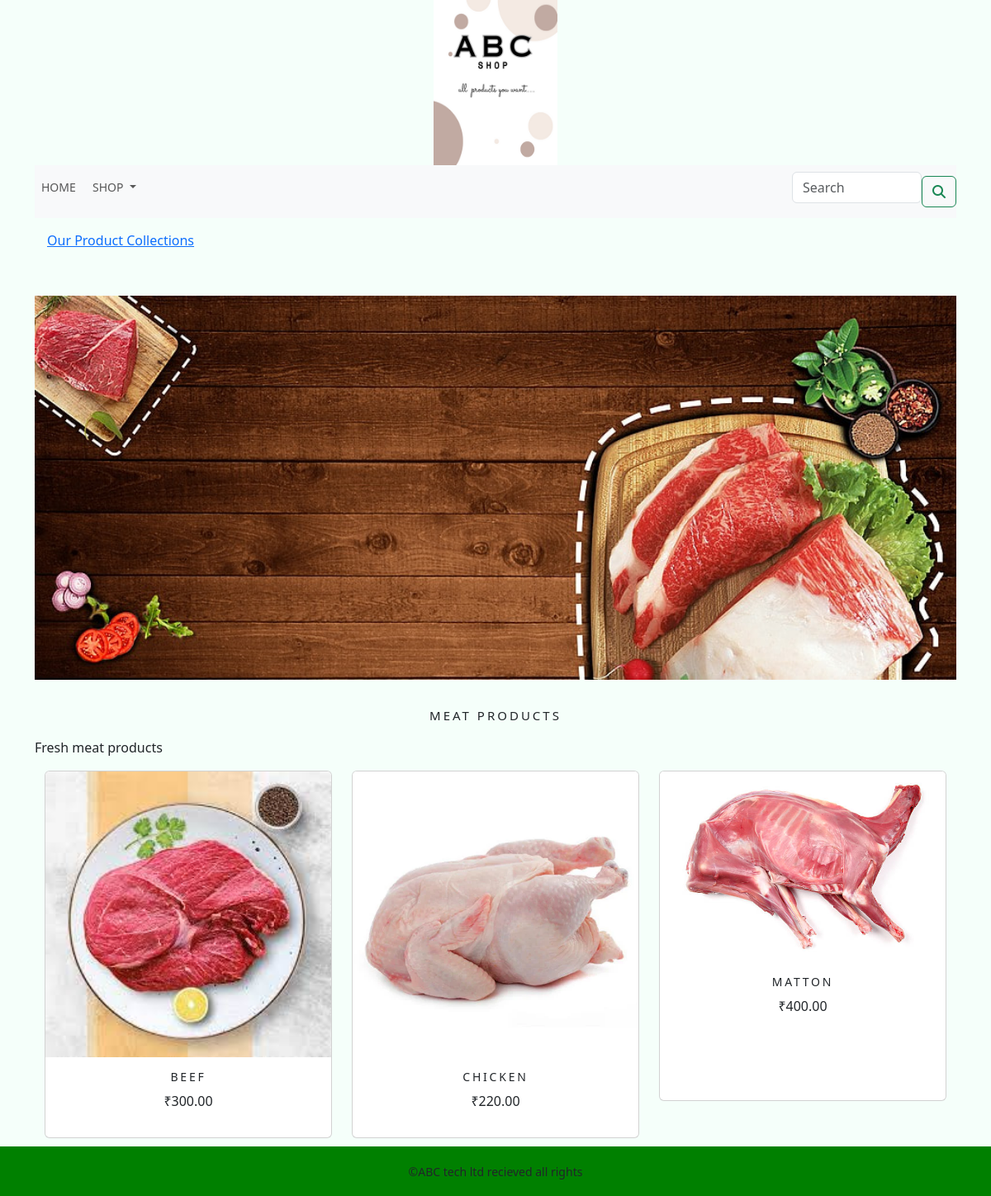
Screenshot of /shop/meat-products/ with the database file from the repository.
### shop/models.py (models this page shows, shortened)
class Category(models.Model):
    name=models.CharField(max_length=250,unique=True)
    slug=models.SlugField(max_length=250,unique=True)
    description=models.TextField(blank=True)
    image=models.ImageField(upload_to='category',blank=True)
    class Meta:
        ordering=('name',)
        verbose_name='category'
        verbose_name_plural='categories'
    def get_url(self):
        return reverse('shop:products_by_category',args=[self.slug])

class Product(models.Model):
    name=models.CharField(max_length=250,unique=True)
    slug=models.SlugField(max_length=250,unique=True)
    description=models.TextField(blank=True)
    price=models.DecimalField(max_digits=10,decimal_places=2)
    category=models.ForeignKey(Category,on_delete=models.CASCADE)
    image=models.ImageField(upload_to='product',blank=True)
    stock=models.IntegerField()
    available=models.BooleanField(default=True)
    created=models.DateTimeField(auto_now_add=True)
    updated=models.DateTimeField(auto_now=True)
    def get_url(self):
        return reverse('shop:prodCatDetails',args=[self.category.slug,self.slug])
    class Meta:
        ordering=('name',)
        verbose_name='product'
        verbose_name_plural = 'products'

### shop/views.py (the view)
# urls.py: path('',views.allProdCat,name='allProdCat'),
def allProdCat(request,c_slug=None):
    c_page=None
    products_list=None
    if c_slug!=None:
        c_page=get_object_or_404(Category,slug=c_slug)
        products_list=Product.objects.all().filter(category=c_page,available=True)
    else:
        products_list=Product.objects.all().filter(available=True)
    paginator=Paginator(products_list,6)
    try:
        page=int(request.GET.get('page','1'))
    except:
        page=1
    try:
        products=paginator.page(page)
    except (EmptyPage,InvalidPage):
        products=paginator.page(paginator.num_pages)
    return render(request,'category.html',{'category':c_page,'products':products})

### cart/context_processors.py (called while the page is built)
def counter(request):
    item_count=0
    if 'admin' in request.path:
        return {}
    else:
        try:
            cart=Cart.objects.filter(cart_id=_cart_id(request))
            cart_items=CartItem.objects.all().filter(cart=cart[:1])
            for cart_item in cart_items:
                item_count += cart_item.quantity
        except Cart.DoesNotExist:
            item_count=0
    return dict(item_count=item_count)

### cart/views.py (called while the page is built)
def _cart_id(request):
    cart=request.session.session_key
    if not cart:
        cart=request.session.create()
    return cart

### shop/context_processors.py (called while the page is built)
def menu_links(request):
    links=Category.objects.all()
    return dict(links=links)

### templates/category.html (shortened to what this page needs)
{% extends 'base.html' %}
{% load static %}
{% block content %}
{% if category %}
<div>
    <div class="row my_row_class">
        <div class="mx-auto">
        <p><a href="{% static 'shop:allProdCat' %}">Our Product Collections</a></p>
    </div>
        </div>
</div>
{% endif %}
<br>
<div class="mx-auto">
    {% if category %}
    <img class="my_image" src=" {{category.image.url}}" alt="{{category.name}}">
</div>
<br>
<div>
    <h1 class="text-center my_title">{{category.name}}</h1>
    <p class="text-justify">{{category.description}}</p>
</div>
{% endif %}
<div class="container">
    <div class="row mx_auto">
        {% for product in products.object_list %}
        <div class="my_bottom_margin col-9 col-sm-12 col-md-4  xol-ld-4">
            <div class="card text-center " style="min-width:18rem;min-height:25rem;">
                <a href="{{product.get_url}}"><img class="card-img-top my_image" src="{{product.image.url}}" alt="{{product.name}}"></a>
                <div class="card-body">
                    <h4>{{product.name}}</h4>
                    <p>₹{{product.price}}</p>
                </div>
            </div>
        </div>
        {% endfor %}
    </div>
</div>
{% endblock %}

### static/css/custom.css (style rules this page uses)
body { font-family: 'Titillium Web', sans-serif; }
.my_row_class { padding:15px; }
.my_image { width:100%; height:auto; }
.my_bottom_margin { margin-bottom:10px; }
.card-body h4 { font-size:14px; text-transform:uppercase; letter-spacing:.2em; }
.my_title { font-size:15px; text-transform:uppercase; letter-spacing:.2em; padding-top:10px; padding-bottom:10px; }

### rows the page displays
Category: image (picture), name "MEAT PRODUCTS", description "Fresh meat products"
Product: image (picture), name "BEEF", price "300.00"
Product: image (picture), name "CHICKEN", price "220.00"
Product: image (picture), name "MATTON", price "400.00"
